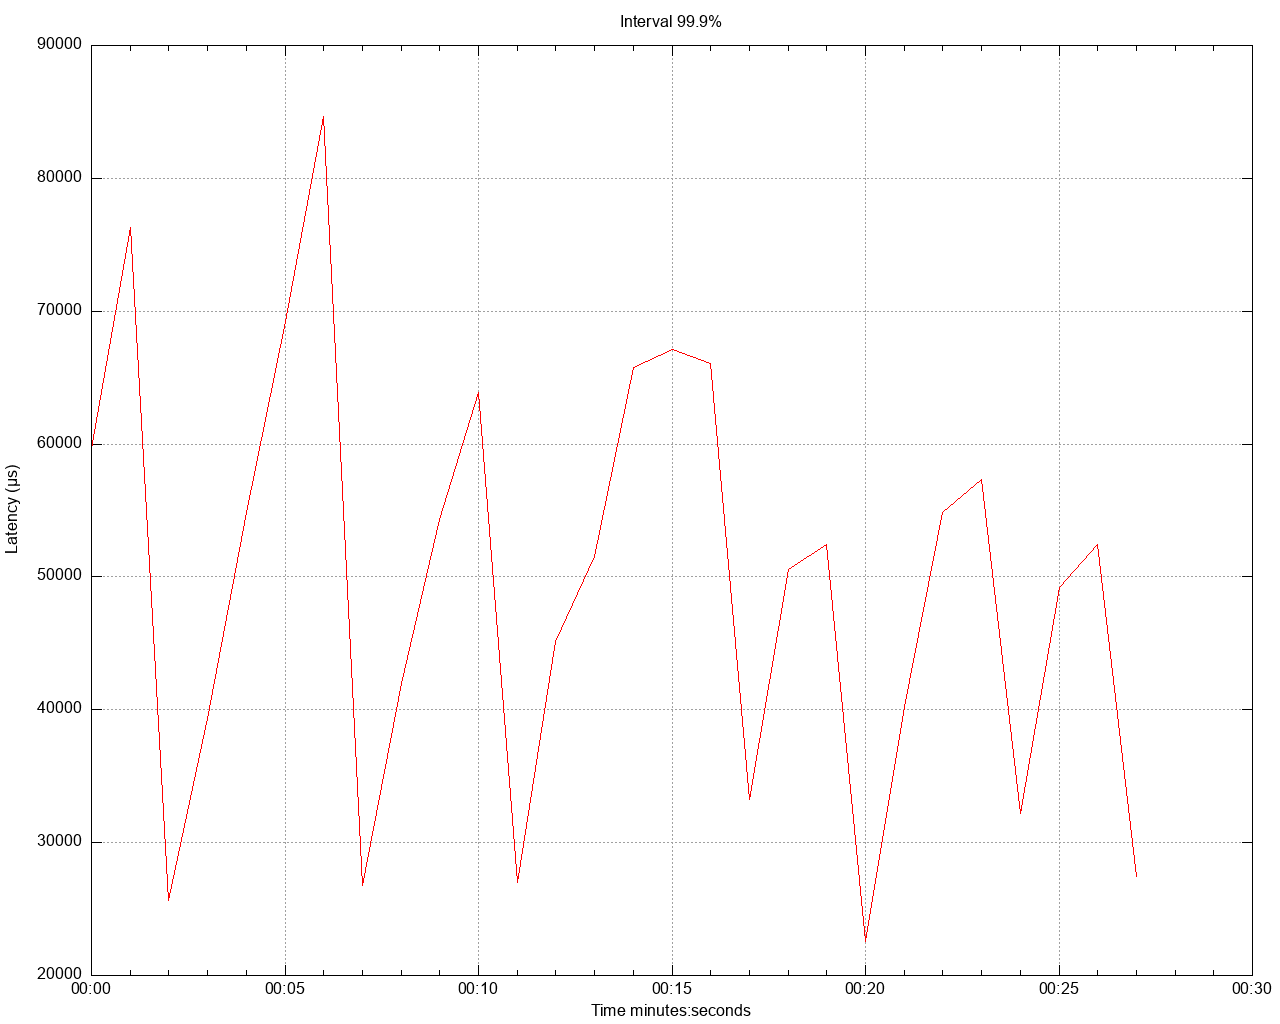

Recreate this plot in gnuplot.
set title 'Interval 99.9%' noenhanced
set style data lines
set datafile separator ","
set terminal png size 1280,1024
set grid
set key below
set xdata time
set timefmt "%s"
offset = 0
t0(x)=(offset=($0==0) ? x : offset, x - offset)
set xlabel 'Time minutes:seconds'
set ylabel 'Latency (μs)'
set output '/Users/gbarnett/git/hazelcast-simulator/atomiclong-3node-member/atomicreference/latency/latency_interval_999_eightKbWrite.png'
plot \
   '/Users/gbarnett/git/hazelcast-simulator/atomiclong-3node-member/atomicreference/data/latency_interval_999_eightKbWrite_1.data' using (t0(timecolumn(1))):2 title "" lt rgb "red", \
